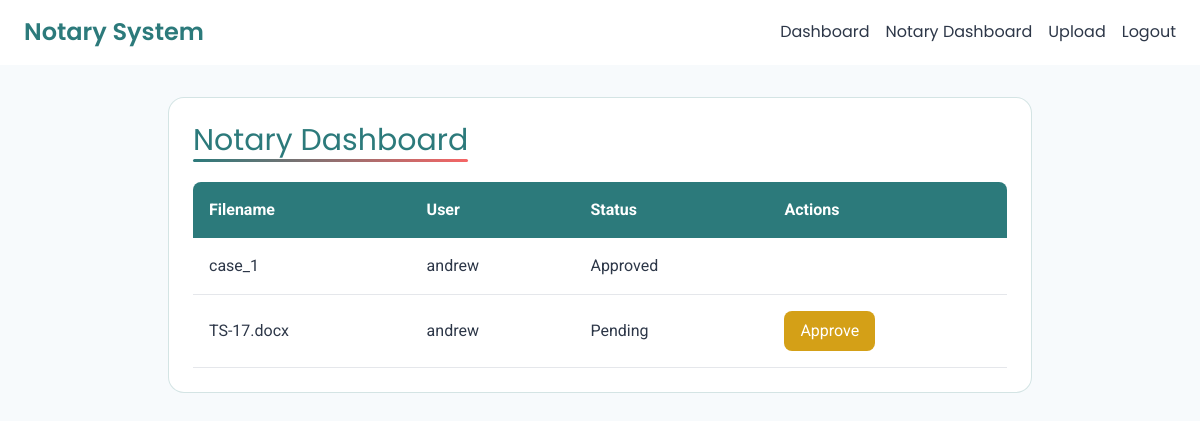
Screenshot of /notary/dashboard (signed in) with the database file from the repository.
### app/models.py (models this page shows, shortened)
class Document(db.Model):
    id = db.Column(db.Integer, primary_key=True)
    filename = db.Column(db.String(256), nullable=False)
    filepath = db.Column(db.String(512), nullable=False)
    status = db.Column(db.String(50), default='pending')
    uploaded_at = db.Column(db.DateTime, default=datetime.utcnow)
    user_id = db.Column(db.Integer, db.ForeignKey('user.id'), nullable=False)
    notary_id = db.Column(db.Integer, db.ForeignKey('user.id'), nullable=True)

class User(UserMixin, db.Model):
    id = db.Column(db.Integer, primary_key=True)
    username = db.Column(db.String(64), unique=True, nullable=False)
    email = db.Column(db.String(120), unique=True, nullable=False)
    password_hash = db.Column(db.String(256), nullable=False)
    is_notary = db.Column(db.Boolean, default=False)
    documents = db.relationship('Document', backref='user', lazy=True, foreign_keys='Document.user_id')

### app/routes/notary.py (the view)
@bp.route('/notary/dashboard')
@login_required
def dashboard():
    if not current_user.is_notary:
        flash('Access denied.', 'danger')
        return redirect(url_for('document.dashboard'))
    documents = Document.query.filter((Document.notary_id == current_user.id) | (Document.notary_id == None)).all()
    return render_template('notary_dashboard.html', documents=documents)

### app/__init__.py (called while the page is built)
def create_app():
    app = Flask(__name__)
    app.config.from_object(Config)
    db.init_app(app)
    login_manager.init_app(app)
    login_manager.login_view = 'auth.login'
    from app.models import User
    @login_manager.user_loader
    def load_user(user_id):
        return User.query.get(int(user_id))
    os.makedirs(app.config['UPLOAD_FOLDER'], exist_ok=True)
    from app.routes import auth, document, notary
    app.register_blueprint(auth.bp)
    app.register_blueprint(document.bp)
    app.register_blueprint(notary.bp)
    with app.app_context():
        db.create_all()
    return app

### app/templates/notary_dashboard.html
{% extends "base.html" %}
{% block content %}
<div class="card bg-white p-6 rounded-2xl border border-teal/20">
    <h2 class="text-3xl font-poppins text-teal mb-6">Notary Dashboard</h2>
    {% if documents %}
        <div class="overflow-x-auto">
            <table class="w-full text-left">
                <thead>
                    <tr class="bg-teal text-white">
                        <th class="p-4 rounded-tl-lg">Filename</th>
                        <th class="p-4">User</th>
                        <th class="p-4">Status</th>
                        <th class="p-4 rounded-tr-lg">Actions</th>
                    </tr>
                </thead>
                <tbody>
                    {% for doc in documents %}
                    <tr class="table-row border-b border-light-gray/20">
                        <td class="p-4">{{ doc.filename }}</td>
                        <td class="p-4">{{ doc.user.username }}</td>
                        <td class="p-4 capitalize">{{ doc.status }}</td>
                        <td class="p-4 flex space-x-2">
                            {% if doc.notary_id is none %}
                                <a href="{{ url_for('notary.assign', document_id=doc.id) }}" class="bg-teal text-white px-4 py-2 rounded-lg hover:bg-coral transition-colors">Assign</a>
                            {% elif doc.notary_id == current_user.id and doc.status == 'pending' %}
                                <a href="{{ url_for('notary.approve', document_id=doc.id) }}" class="bg-gold text-white px-4 py-2 rounded-lg hover:bg-coral transition-colors">Approve</a>
                            {% endif %}
                        </td>
                    </tr>
                    {% endfor %}
                </tbody>
            </table>
        </div>
    {% else %}
        <p class="text-light-gray">No documents available.</p>
    {% endif %}
</div>
{% endblock %}

### app/static/css/style.css (style rules this page uses)
body { background-image: url('/static/images/inaki-del-olmo-NIJuEQw0RKg-unsplash.jpg'); background-size: cover; background-position: center; background-repeat: no-repeat; background-attachment: fixed; font-family: 'Roboto', sans-serif; color: #2D3748; min-height: 100vh; position: relative; }
body::before { content: ''; position: absolute; top: 0; left: 0; width: 100%; height: 100%; z-index: -1; }
.card { animation: fadeIn 0.6s ease-out; transition: transform 0.3s, box-shadow 0.3s; }
h2 { position: relative; display: inline-block; }
h2::after { content: ''; position: absolute; bottom: -4px; left: 0; width: 100%; height: 3px; background: linear-gradient(90deg, #2C7A7B, #F56565); border-radius: 2px; }

### rows the page displays
Document: filename "case_1", user.username "andrew", status "Approved"
Document: filename "TS-17.docx", user.username "andrew", status "Pending"
